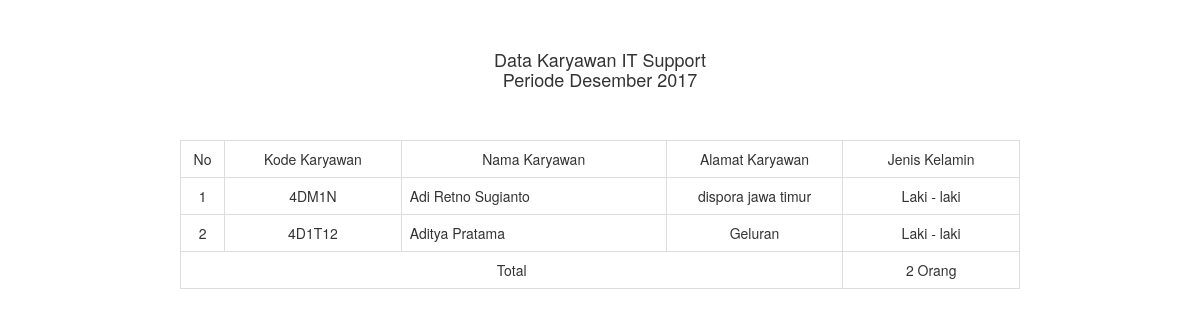
Screenshot of /page/lapkaryawan_detail.php?id_jabatan=J10 with the database file from the repository.
### tables this page shows
CREATE TABLE IF NOT EXISTS `jabatan` (
  `ID_JABATAN` varchar(12) NOT NULL,
  `NAMA_JABATAN` varchar(100) DEFAULT NULL
);

CREATE TABLE IF NOT EXISTS `karyawan` (
  `ID_KAR` varchar(12) NOT NULL,
  `ID_JABATAN` varchar(12) NOT NULL,
  `NAMA_KAR` varchar(100) DEFAULT NULL,
  `ALAMAT_KAR` varchar(150) DEFAULT NULL,
  `NO_TELP_KAR` char(12) DEFAULT NULL,
  `STS_KAR` char(1) DEFAULT NULL,
  `KODE_KAR` varchar(6) DEFAULT NULL,
  `TGL_LHR_KAR` date DEFAULT NULL,
  `AGAMA_KAR` varchar(50) DEFAULT NULL,
  `JKEL_KAR` char(1) DEFAULT NULL,
  `TL_KAR` varchar(50) DEFAULT NULL
);

### koneksi.php (called while the page is built, shortened)
<?php
function namaBulan_id($bulan="01"){
	switch($bulan)
	{
		case '12':
			$nama = "Desember";
			break;
	}
	return $nama;
}
?>

### page/lapkaryawan_detail.php (the view, shortened to what this page needs)
<?php
	require '../koneksi.php';
	$q = "SELECT k.kode_kar, k.nama_kar, k.alamat_kar, k.jkel_kar ";
	$q.= "FROM jabatan j JOIN karyawan k ON(j.id_jabatan=k.id_jabatan) WHERE k.id_jabatan = '".$_GET['id_jabatan']."' ORDER BY k.nama_kar ASC";
	$rs = mysql_query($q);
	$qa = "SELECT nama_jabatan FROM jabatan WHERE id_jabatan = '".$_GET['id_jabatan']."' ";
	$rowa = mysql_fetch_array(mysql_query($qa));
?>
<!DOCTYPE html>
<html>
<head>
    <link href="../dist/bootstrap/dist/css/bootstrap.min.css" rel="stylesheet">
</head>
<body>
	<center>
		<br /><br />
		<h4>Data Karyawan <?= $rowa['nama_jabatan'] ?> <br> Periode <?= namaBulan_id(date('m')) . date(' Y') ?> </h4>
		<br /><br />
		<table class="table table-bordered">
			<tr>
				<td width="5%" class="text-center">No</td>
				<td width="20%" class="text-center">Kode Karyawan</td>
				<td width="30%" class="text-center">Nama Karyawan</td>
				<td width="20%" class="text-center">Alamat Karyawan</td>
				<td width="20%" class="text-center">Jenis Kelamin</td>
			</tr>
			<?php
				$i=1;
				while ($row = mysql_fetch_array($rs)) {
					echo "<tr>";
					echo "<td class='text-center'>". $i ."</td>";
					echo "<td class='text-center'>". $row['kode_kar'] ."</td>";
					echo "<td >". $row['nama_kar'] ."</td>";
					echo "<td class='text-center'>". $row['alamat_kar'] ."</td>";
					echo "<td class='text-center'>". ($row['jkel_kar']=="l"?"Laki - laki":"Perempuan") ."</td>";
					echo "</tr>";
					$i++;
				}
				if ($i==1) {
					echo '<tr><td colspan="5" class="text-center">Data Tidak Ada</td></tr>';
				}else{
					echo '<tr><td colspan="4" class="text-center">Total </td>';
					echo '<td class="text-center">'. ($i-=1) .' Orang</td></tr>';
				}
			?>
		</table>
	</center>
</body>
</html>

### page/lapkaryawan_detail.php (style rules this page uses)
.table { width: 100%; max-width: 70%; margin-bottom: 20px; }

### rows the page displays
jabatan: NAMA_JABATAN "IT Support"
karyawan: KODE_KAR "4DM1N", NAMA_KAR "Adi Retno Sugianto", ALAMAT_KAR "dispora jawa timur", JKEL_KAR "Laki - laki"
karyawan: KODE_KAR "4D1T12", NAMA_KAR "Aditya Pratama", ALAMAT_KAR "Geluran", JKEL_KAR "Laki - laki"

### other values shown
$i-=1 "2"
